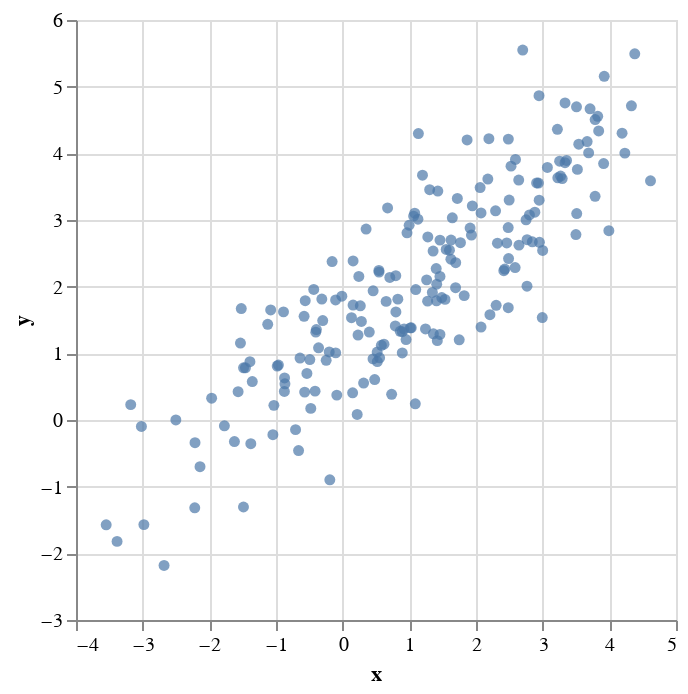

Notebook source saved alongside this figure:
### Code cell
μ = [1.0,2.0]
Σ = [3.0 2.0;
     2.0 2.0]
d = Distributions.MultivariateNormal(μ,Σ)
samples = rand(d,200)';
QuickVega.scatterplot(samples)

### Figure 1 — Vega-Lite specification as saved in the notebook (floating-point values rounded to 4 significant figures; data arrays with more than 128 entries replaced by an {"elided": "..."} marker saying what was removed)
{"data": {"values": {"elided": "200 records"}}, "encoding": {"x": {"field": "x", "type": "quantitative"}, "y": {"field": "y", "type": "quantitative"}}, "mark": "circle"}
